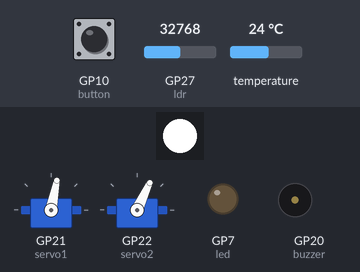
The program below on a simulated Raspberry Pi Pico running MicroPython. Shown: 1 RGB LEDs in strip order, left to right, 2 × servo, output pins drawn as LEDs (lit = HIGH), buzzer (waves = sounding, pin HIGH). The inputs (shaded band) are chosen by the test bench; at power-on: GP27 (ldr) = 32768, GP10 (button) LOW, temperature 24 °C (analog values on the 0–65535 scale). Servo angles are drawn from the pulse width (0.5 ms = 0°, 2.5 ms = 180°); the clock reads 2024-03-15 10:24:30 at power-on unless the program sets it.

Above: at 1.2 s.
1.3 s: GP27 (ldr) set to 8848
2.8 s: GP27 (ldr) set to 7216
At 4.0 s:
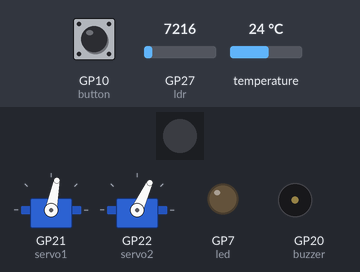
4.3 s: GP10 (button) pulled HIGH for 0.15 s
At 5.1 s:
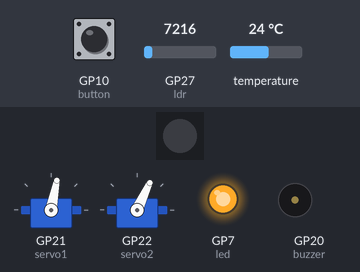
7.4 s: temperature set to 26 °C
At 10.1 s:
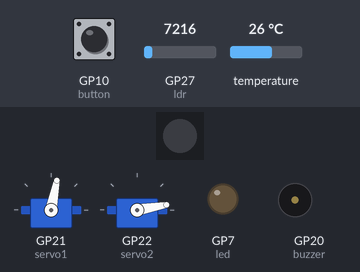
10.4 s: GP10 (button) pulled HIGH for 1 s
At 11.2 s:
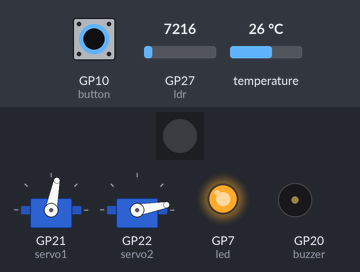
13.5 s: GP27 (ldr) set to 8655
At 16.0 s:
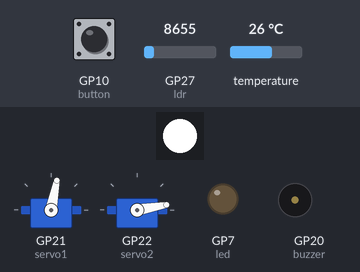
Timing chart, 0 to 17.5 s (numbered marks = the images above; inputs shaded):
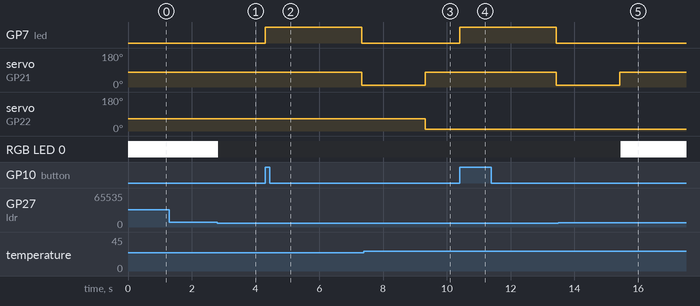

Measured:
- the behaviour switches between 8016 and 8000 on GP27 (ldr) (found by bisection; images 0 and 1)
- the behaviour switches between 24 and 25 °C on temperature (found by bisection; images 2 and 3)
- after the input at 1.3 s, every drawn part: stays the same
- after the input at 2.8 s, RGB LED 0: RGB(255, 255, 255) → off at once
- after the input at 4.3 s, GP7 (led): LOW → HIGH at once, → LOW 3.0 s later; servo on GP21 (servo1): 79° → 10° after 3.0 s
- after the input at 7.4 s, servo on GP22 (servo2): 65° → 10° after 1.9 s
- after the input at 10.4 s, GP7 (led): LOW → HIGH at once, → LOW 3.0 s later; servo on GP21 (servo1): 79° → 10° after 3.0 s
- after the input at 13.5 s, RGB LED 0: off → RGB(255, 255, 255) after 2.0 s

The program:

Smart_Home.py
```python
# Libraries
from picobricks import WS2812, DHT11, NEC_16
from machine import Pin, PWM, ADC, UART
import time
import utime

# Frequencies and duration for melody
melody = [262, 330, 392, 523] # Notes (Hz)
duration = 0.4 # Note duration in seconds

windowOpen = 2000
windowClose = 4000
doorOpen = 2000
doorClose = 4500

tempThreshold = 25
ldrThreshold = 8000

# Pin configurations
ws2812 = WS2812(1,brightness=1)  # RGB LED strip
ldr = ADC(Pin(27))  # Light sensor (LDR)
dht_sensor = DHT11(Pin(11))  # Temperature & humidity sensor
buzzer = Pin(20, Pin.OUT)  # Buzzer
button = Pin(10, Pin.IN)  # Button input
led = Pin(7, Pin.OUT)  # LED output

# Servo motor for the door
servo1 =PWM(Pin(21,Pin.OUT))
servo1.freq(50)
servo1.duty_u16(doorClose) # Initial position (closed)

# Servo motor for the window
servo2 =PWM(Pin(22,Pin.OUT))
servo2.freq(50)
servo2.duty_u16(windowClose) # Initial position (closed)

# Variable to store the last time DHT11 temperature and humidity were measured
dht_read_time = time.time()

def buzzer_tone(frequency, duration):
    period = 1.0 / frequency  # Wave period (seconds)
    cycles = int(duration * frequency)  # Number of cycles

    for _ in range(cycles):
        buzzer.value(1)  # HIGH (sound ON)
        time.sleep(period / 2)
        buzzer.value(0)  # LOW (sound OFF)
        time.sleep(period / 2)

def play_melody():
    for note in melody:
        buzzer_tone(note, duration)
        time.sleep(0.1)  # Short pause between notes

# Interrupt function for button press
def buttonInterruptHandler(event):
    if button.value() == 1:
        led.high()  # Turn on LED
        time.sleep(1)
        play_melody()  # Play doorbell melody
        led.low()  # Turn off LED
        servo1.duty_u16(doorOpen)  # Open door
        time.sleep(2)
        servo1.duty_u16(doorClose)  # Close door

# Configure button interrupt
button.irq(trigger=Pin.IRQ_RISING, handler=buttonInterruptHandler)

while True:
    # Automatic lighting with LDR sensor
    ldr_value = ldr.read_u16()
    if ldr_value > ldrThreshold:
        ws2812.pixels_fill((255, 255, 255))  # Turn on lights
        ws2812.pixels_show()
    elif ldr_value <= ldrThreshold:
        ws2812.pixels_fill((0, 0, 0))  # Turn off lights
        ws2812.pixels_show()

    # Read temperature from DHT11 sensor every 3 seconds
    if time.time() - dht_read_time >= 3:
        dht_read_time = time.time()
    try:
        dht_sensor.measure()
    except Exception as e:
        pass  # Ignore errors if sensor fails

    temperature = dht_sensor.temperature

    #print("TEMP:     {0:.2f}C".format(temperature))

    # Automatically open/close the window based on temperature
    if temperature >= tempThreshold:
        servo2.duty_u16(windowOpen)  # Open window
    elif temperature < tempThreshold:
        servo2.duty_u16(windowClose)  # Close window
```
